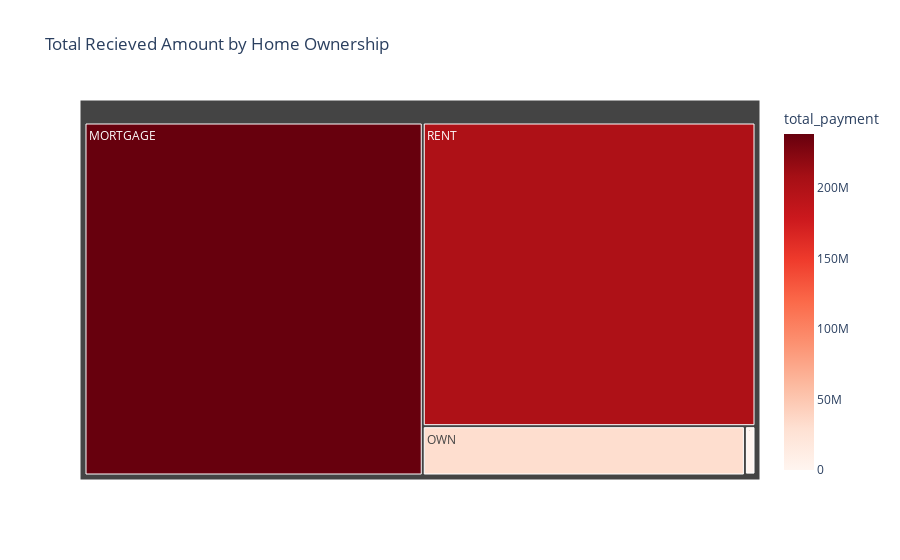

The code cell stored with this chart in its notebook:
### Code cell
#Plot total recieved amount by home ownership 
home_recieved = df.groupby('home_ownership')['total_payment'].sum().reset_index()

plot = px.treemap(
    home_recieved,
    path=['home_ownership'],
    values='total_payment',
    color='total_payment',
    color_continuous_scale='reds',
    title='Total Recieved Amount by Home Ownership '
)

plot.show()

### Figure 1 — Plotly figure (JSON) as saved in the notebook; plotly's stock layout.template omitted (floating-point values rounded to 4 significant figures)
{"data": [{"branchvalues": "total", "customdata": [[238500000.0], [19053], [1025257], [31729129], [201823056]], "domain": {"x": [0, 1], "y": [0, 1]}, "hovertemplate": "labels=%{label}<br>total_payment_sum=%{value}<br>parent=%{parent}<br>id=%{id}<br>total_payment=%{color}<extra></extra>", "ids": ["MORTGAGE", "NONE", "OTHER", "OWN", "RENT"], "labels": ["MORTGAGE", "NONE", "OTHER", "OWN", "RENT"], "marker": {"coloraxis": "coloraxis", "colors": [238500000.0, 19053, 1025257, 31729129, 201823056]}, "name": "", "parents": ["", "", "", "", ""], "type": "treemap", "values": [238474438, 19053, 1025257, 31729129, 201823056]}], "layout": {"coloraxis": {"colorbar": {"title": {"text": "total_payment"}}, "colorscale": [[0, "rgb(255,245,240)"], [0.125, "rgb(254,224,210)"], [0.25, "rgb(252,187,161)"], [0.375, "rgb(252,146,114)"], [0.5, "rgb(251,106,74)"], [0.625, "rgb(239,59,44)"], [0.75, "rgb(203,24,29)"], [0.875, "rgb(165,15,21)"], [1, "rgb(103,0,13)"]]}, "legend": {"tracegroupgap": 0}, "title": {"text": "Total Recieved Amount by Home Ownership "}}}
